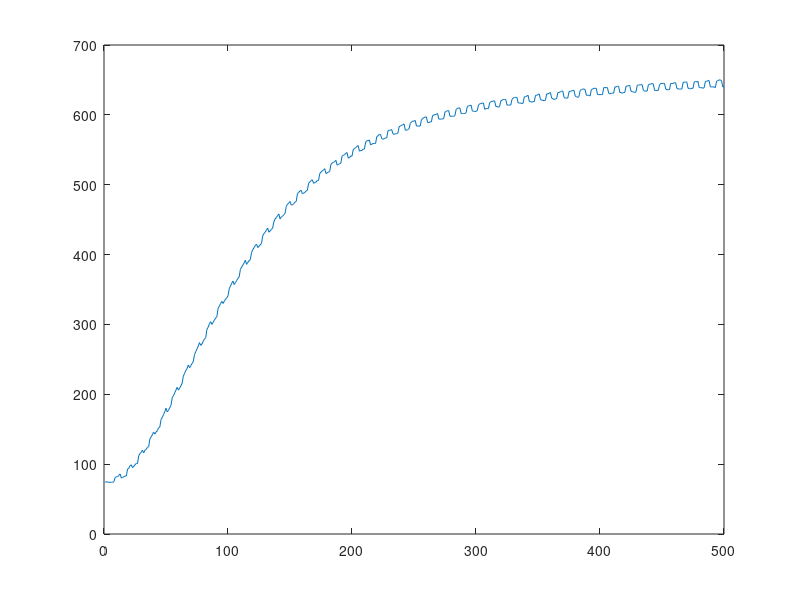

The MATLAB script that drew this image:
rate = [74
75
74
74
74
74
74
75
81
82
82
84
86
80
81
82
83
83
93
94
98
99
95
97
99
101
101
112
115
117
120
116
120
121
124
125
136
139
142
146
143
146
148
152
153
164
167
171
175
180
175
177
181
184
195
198
202
206
210
206
209
212
216
226
230
234
237
242
238
241
244
247
257
261
265
269
274
270
272
276
279
281
293
296
301
304
300
303
306
309
311
323
326
330
333
330
333
336
338
341
351
355
359
362
357
360
363
366
368
379
382
385
388
392
386
389
391
393
403
407
410
413
415
410
412
414
416
427
430
432
435
438
432
434
436
438
447
451
453
456
458
451
454
455
457
459
469
472
474
476
471
471
473
475
476
487
489
491
492
487
488
489
491
492
502
504
506
507
502
503
504
506
506
516
518
520
521
523
516
517
518
519
529
531
532
533
535
528
529
530
531
541
542
543
545
546
538
539
541
541
550
552
553
555
556
548
549
549
551
551
561
563
563
564
557
558
559
559
559
569
570
572
572
566
565
566
567
567
577
578
578
579
573
572
573
573
574
583
584
585
586
587
578
578
579
580
588
590
591
591
592
584
584
584
584
593
595
596
597
597
589
589
590
590
599
600
600
601
602
594
594
594
594
595
604
605
606
606
598
598
598
598
599
608
609
610
610
602
602
602
602
603
612
613
613
614
606
605
605
605
606
614
616
616
617
617
608
609
609
609
617
619
619
620
620
612
612
611
612
620
621
622
622
622
614
614
614
614
622
624
625
625
625
617
617
617
616
617
626
626
627
628
619
619
618
619
619
628
628
629
630
622
621
621
620
621
630
630
631
632
624
623
622
623
623
632
632
633
634
634
625
624
624
624
633
634
634
635
635
627
626
625
626
635
636
637
637
636
628
628
628
627
636
637
638
638
638
629
629
629
629
629
639
639
639
639
631
630
631
631
631
640
640
641
641
632
632
631
632
632
641
641
642
642
634
633
633
632
633
642
643
643
643
643
635
634
634
634
643
644
644
645
644
635
635
635
635
643
645
645
645
645
637
636
636
636
645
645
645
646
646
638
637
637
637
637
646
647
647
647
638
638
637
638
638
647
648
647
648
639
639
639
638
639
648
648
649
649
640
640
640
640
639
648
649
650
650
649
640
640
];

x = zeros(1,500);
for i = 1:1:500
    x(i) = i;  
end
plot(x,rate);
